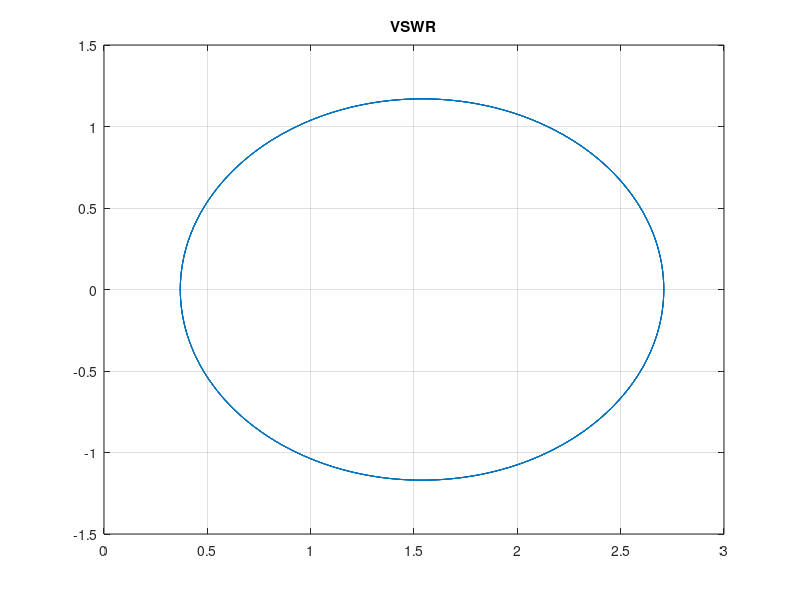

Here is the MATLAB script that generated this plot:
clear;

Zo=75;
L=50;
Zl=30-20j;
E_r=2.5;
f=10e6;
A=5;
z=-L:L/10000:0;
Lambda=3e8/(sqrt(E_r)*f);
Ro_l=(Zl-Zo)/(Zl+Zo);
B=A*Ro_l;
Betta=(2*pi)/Lambda;
tetta=deg2rad(-144);

VSWR=(1+abs(Ro_l)*exp(1i*tetta).*exp(2*1i*Betta.*z))./(1-abs(Ro_l)*exp(1i*tetta).*exp(2*1i*Betta.*z));

plot(VSWR)
grid on
title('VSWR')



